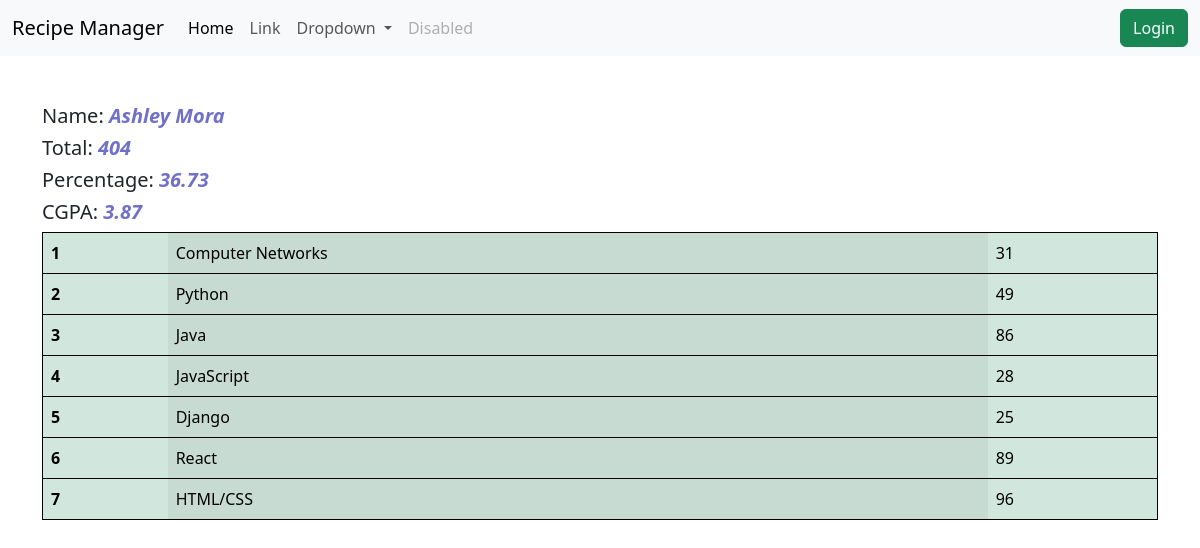
The app's page /see_marks/Stu_00137 with its own data.
### veggie/models.py (models this page shows, shortened)
class Student(models.Model):
    department = models.ForeignKey(Department, related_name="depart",on_delete=models.CASCADE)
    student_id = models.OneToOneField(StudentID, related_name="studentid",on_delete=models.CASCADE)
    student_name = models.CharField(max_length=100)
    student_email = models.EmailField (unique=True)
    student_age = models.IntegerField(default=18)
    student_address = models.TextField()
    is_deleted = models.BooleanField(default=False)
    objects = StudentsManager()
    admin_objects = models.Manager()
    class Meta:
        ordering = ['student_name']
        verbose_name = "student"

class  SubjectMark(models.Model):
    student = models.ForeignKey(Student, related_name='studentmarks', on_delete=models.CASCADE)
    subject = models.ForeignKey(Subject, on_delete=models.CASCADE)
    marks = models.IntegerField()
    class Meta:
        unique_together = ['student', 'subject']
        ordering = ['student']

class Subject(models.Model):
    subject_name = models.CharField(max_length=100)
    def __str__(self):
        return self.subject_name

### veggie/views.py (the view)
# urls.py: path('see_marks/<student_id>', see_marks, name="see_marks"),
def see_marks(request, student_id):
    student = SubjectMark.objects.filter(student__student_id__student_id = student_id)
    student_name = Student.objects.get(student_id__student_id=student_id)
    total_marks = student.aggregate(total_marks = Sum('marks'))
    percentage = round((total_marks['total_marks']/1100) * 100, 2)
    cgpa = round(percentage/9.5, 2)
    context ={
        "student" : student,
        "total_marks" : total_marks,
        "student_name" : student_name,
        "percentage"   : percentage,
        "cgpa" : cgpa,
    }
    return render(request,'report/see_marks.html', context)

### veggie/models.py (called while the page is built)
    def get_queryset(self):
        return super().get_queryset().filter(is_deleted=False)

### veggie/templates/report/see_marks.html
{% extends 'base.html' %}
{% block body %}
<div class="container mt-5">
    <table class="table table-success table-striped-columns">
        <h5>Name: <strong><em style="color: rgb(112, 112, 199);">{{student_name.student_name}}</em></strong></h5>
        <h5>Total: <strong><em style="color: rgb(112, 112, 199);">{{total_marks.total_marks}}</em></strong></h5>
        <h5>Percentage: <strong><em style="color: rgb(112, 112, 199);">{{percentage}}</em></strong></h5>
        <h5>CGPA: <strong><em style="color: rgb(112, 112, 199);">{{cgpa}}</em></strong></h5>
        <tbody>
        {% for studprop in student %}
          <tr>
            <th scope="row">{{forloop.counter}}</th>
            <td>{{studprop.subject}}</td>
            <td>{{studprop.marks}}</td>
          </tr>
        {% endfor %}
        </tbody>
      </table>
</div>
{% endblock %}

### home/templates/base.html (style rules this page uses)
.table { border: 1px solid black; }

### records on screen
Student: student_name "Ashley Mora"
SubjectMark: subject "Computer Networks", marks "31"
SubjectMark: subject "Python", marks "49"
SubjectMark: subject "Java", marks "86"
SubjectMark: subject "JavaScript", marks "28"
SubjectMark: subject "Django", marks "25"
SubjectMark: subject "React", marks "89"
SubjectMark: subject "HTML/CSS", marks "96"

### other values on screen
{{ total_marks.total_marks }} "404"
{{ percentage }} "36.73"
{{ cgpa }} "3.87"
